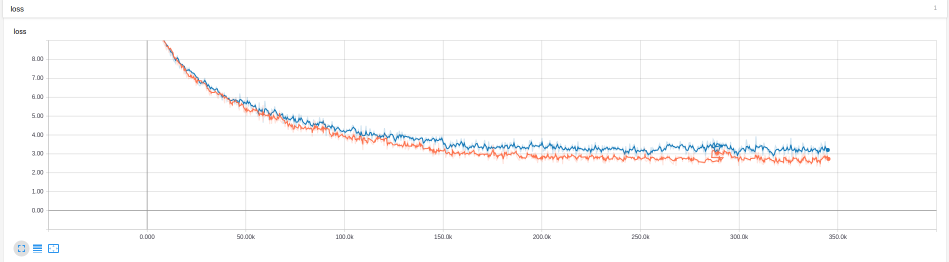
#> input picture pictures/loss.png, 1898 x 524 px (shown at 1/2 size); its folder holds only this picture in this run
$ python -i data_augment.py   (imports and definitions only)
#> lines starting #> are read from the running program, lines starting #| are printed output that depends on the picture
### utils.py
#/usr/bin/python3
# -*- coding: utf-8 -*-

# library modules
import os
import pickle
import logging
import time

from random import randint
from random import choice
from queue import Queue
from math import ceil
from threading import Thread
from threading import Lock
from logs import get_logger

# external library modules
from PIL import Image
import numpy as np

# [33 lines left out: functions img2PIL, img2np, not called in this run]

def imgs2np(function):
    """
    Convert list of pillow images to its numpy equivalent.
    """

    # [7 lines left out: function wrapper, not called in this run]

    return wrapper

# [117 lines left out: functions gen_mean_activity, get_mean_activity, resize, preprocess, not called in this run]

class Store:
    """
    A store to keep batches of data for deep learning
    using threading.
    """
    # [56 lines left out: functions __init__, _write, write, read, not called in this run]

# [18 lines that do not run on import are left out]

### data_augment.py
#!/usr/bin/python
# -*- coding: utf-8 -*-

# library modules
from random import randint
import logging

# External library modules
from PIL import Image
from PIL import ImageOps

# local modules
from utils import imgs2np

logger = logging.getLogger('AlexNet.data_augment')

def mirror(image):
    """
    Return the horizontal mirror of the given image

    :type image: Pillow Image object
    """
    return image.transpose(Image.FLIP_LEFT_RIGHT)

# [14 lines left out: function rotate, not called in this run]

def mirror_and_rotate(image):
    """
    Mirror the image and then rotate(90 and 270
    degrees separately).

    :type image: Pillow Image object
    """
    return rotate(mirror(image))

# [66 lines left out: functions invert, random_crop, augment, not called in this run]

>>> import cv2
>>> picture = cv2.imread('pictures/loss.png', cv2.IMREAD_GRAYSCALE)
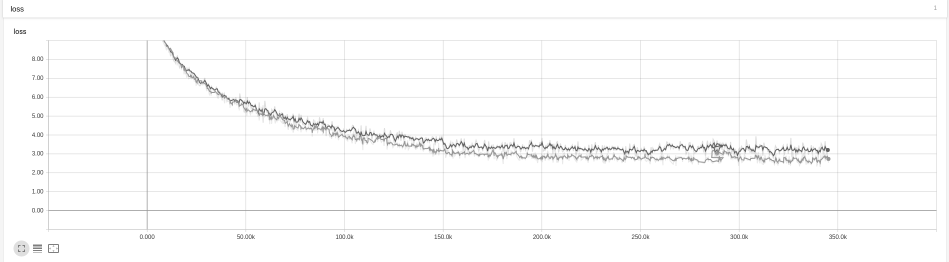
#> picture: shape (524, 1898) (shown at 1/2 size); min 2, max 255, mean 251.2
#> (the run stopped early here; a loop or call above may not have finished)

$ run again, on pictures/top1-acc.png
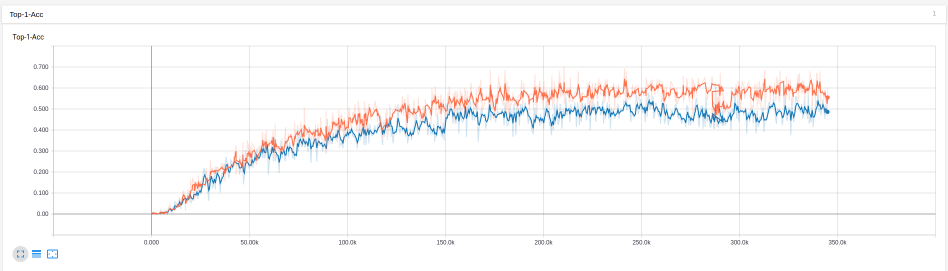
#> input picture pictures/top1-acc.png, 1896 x 541 px (shown at 1/2 size)
#> `picture = cv2.imread('pictures/loss.png', cv2.IMREAD_GRAYSCALE)`:
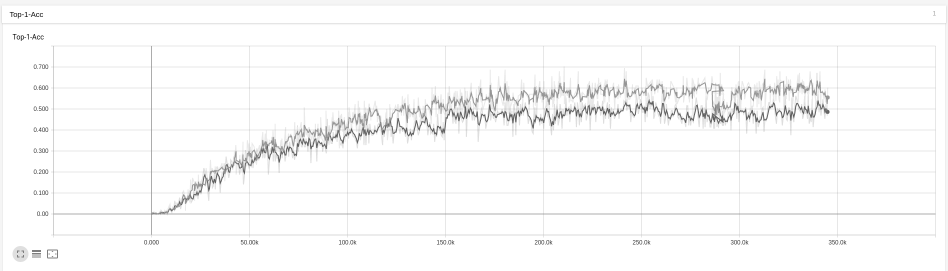
#> picture: shape (541, 1896) (shown at 1/2 size); min 0, max 255, mean 249.5

$ run again, on pictures/top5-acc.png
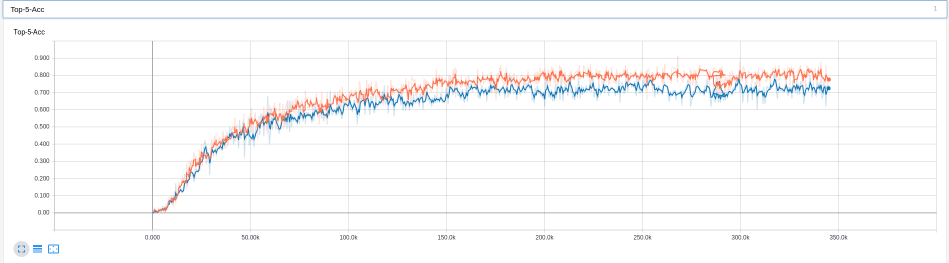
#> input picture pictures/top5-acc.png, 1898 x 525 px (shown at 1/2 size)
#> `picture = cv2.imread('pictures/loss.png', cv2.IMREAD_GRAYSCALE)`:
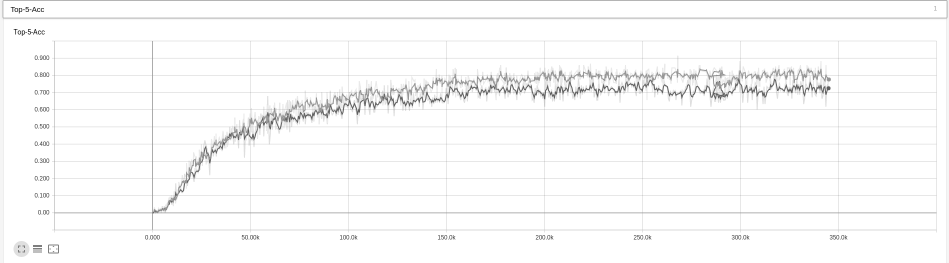
#> picture: shape (525, 1898) (shown at 1/2 size); min 0, max 255, mean 249.5
